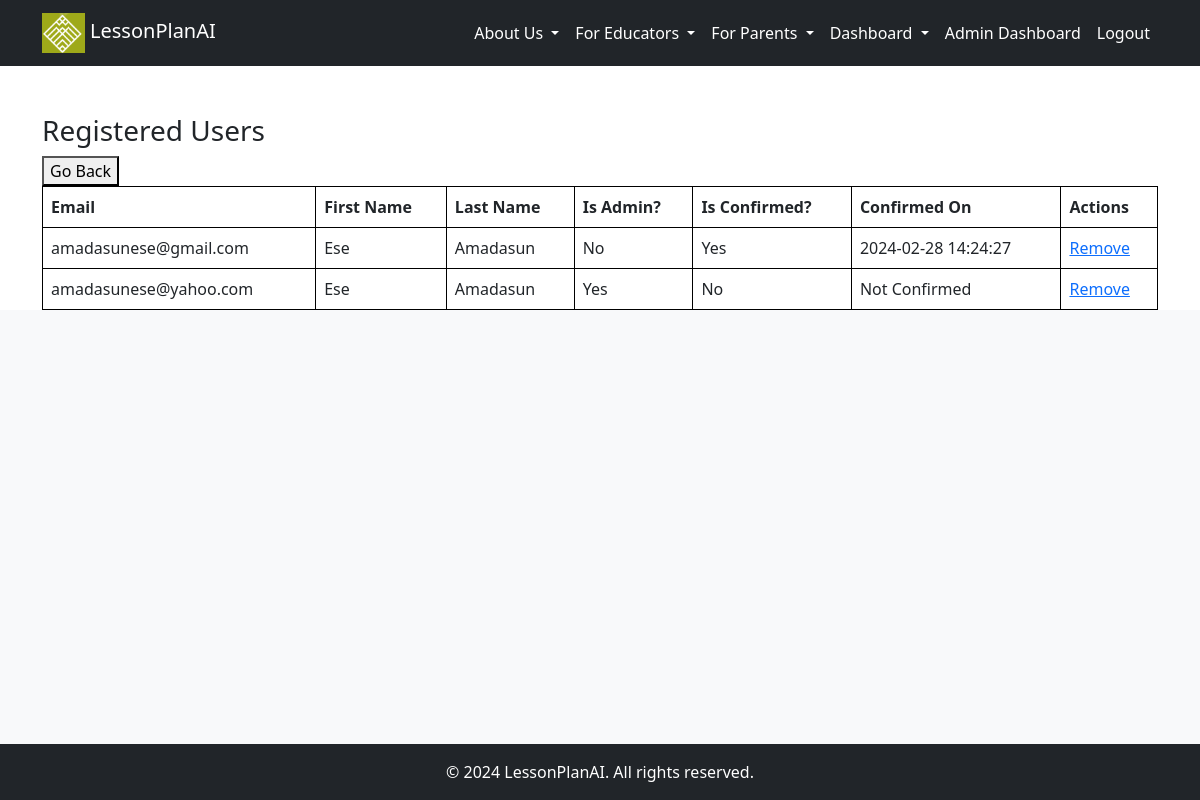
/admin_users (signed in), run on the app's committed database.
### src/accounts/models.py (models this page shows, shortened)
class User(UserMixin, db.Model):
    __tablename__ = "users"
    id = db.Column(db.Integer, primary_key=True)
    email = db.Column(db.String, unique=True, nullable=False)
    first_name = db.Column(db.String, nullable=False)
    last_name = db.Column(db.String, nullable=False)
    password = db.Column(db.String, nullable=False)
    created_on = db.Column(db.DateTime, nullable=False)
    is_admin = db.Column(db.Boolean, nullable=False, default=False)
    is_confirmed = db.Column(db.Boolean, nullable=True, default=False)
    confirmed_on = db.Column(db.DateTime, nullable=True)
    subscription = db.relationship('Subscription', backref='user', uselist=False)
    tutor = db.relationship('Tutor', backref='user', uselist=False)

### src/core/views.py (the view)
@core_bp.route('/admin_users')
@login_required
def manage_users():
    if not current_user.is_admin:
        flash('Access denied: You must be an admin to view this page.', 'danger')
        return redirect(url_for('core.index'))
    """Query users with subscriptions"""
    users_with_subscriptions = User.query.options(joinedload(User.subscription)).all()
    return render_template('core/manage_users.html', users=users_with_subscriptions)

### src/__init__.py (called while the page is built)
@login_manager.user_loader
def load_user(user_id):
    return User.query.filter(User.id == int(user_id)).first()

### src/templates/core/manage_users.html
{% extends '_base.html' %}
{% block content %}
  <h3>Registered Users</h3>
  <button onclick="window.history.back();">Go Back</button>
  <table style="border-collapse: collapse; width: 100%;">
    <tr>
      <th style="border: 1px solid black;">Email</th>
      <th style="border: 1px solid black;">First Name</th>
      <th style="border: 1px solid black;">Last Name</th>
      <th style="border: 1px solid black;">Is Admin?</th>
      <th style="border: 1px solid black;">Is Confirmed?</th>
      <th style="border: 1px solid black;">Confirmed On</th>
      <th style="border: 1px solid black;">Actions</th>
    </tr>
    {% for user in users %}
      <tr>
        <td style="border: 1px solid black;">{{ user.email }}</td>
        <td style="border: 1px solid black;">{{ user.first_name }}</td>
        <td style="border: 1px solid black;">{{ user.last_name }}</td>
        <td style="border: 1px solid black;">{{ 'Yes' if user.is_admin else 'No' }}</td>
        <td style="border: 1px solid black;">{{ 'Yes' if user.is_confirmed else 'No' }}</td>
        <td style="border: 1px solid black;">{{ user.confirmed_on.strftime('%Y-%m-%d %H:%M:%S') if user.confirmed_on else 'Not Confirmed' }}</td>
        <td style="border: 1px solid black;">
          <a href="{{ url_for('core.delete_user', user_id=user.id) }}">Remove</a>
        </td>
      </tr>
    {% endfor %}
  </table>
{% endblock %}

### src/static/styles.css (style rules this page uses)
a { text-decoration: none; }
body { display: flex; flex-direction: column; min-height: 100vh; }
table { width: 100%; border-collapse: collapse; }
th, td { border: 1px solid black; padding: 8px; text-align: left; }

### data on the page
User: email "amadasunese@gmail.com", first_name "Ese", last_name "Amadasun", is_admin "No", is_confirmed "Yes", confirmed_on "2024-02-28 14:24:27"
User: email "amadasunese@yahoo.com", first_name "Ese", last_name "Amadasun", is_admin "Yes", is_confirmed "No", confirmed_on "Not Confirmed"
